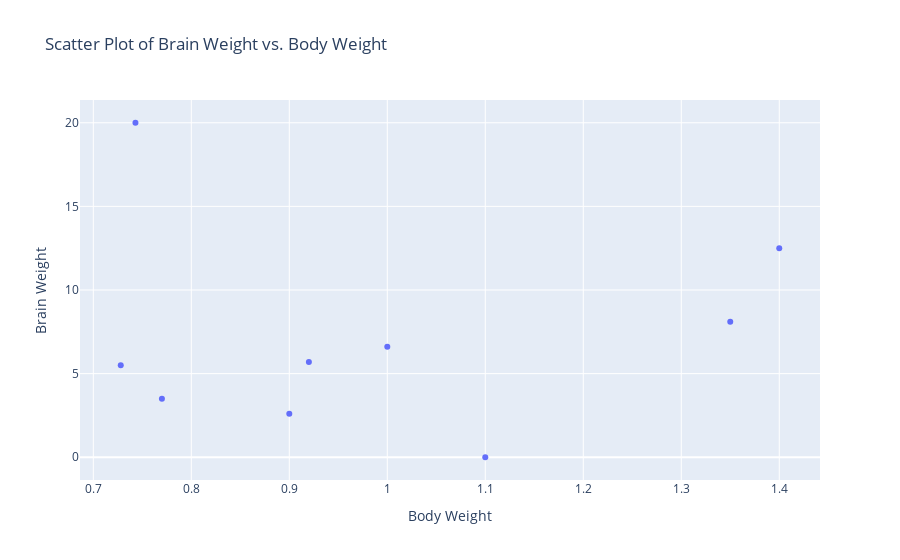

The notebook cell this image was saved under:
### Markdown cell above
We could not find the brain weight value for the species potoroo. Therefore we calculated the mean of the brainweight for animals with a similar body weight.

### Code cell
# Filtered rows where BodyWt is in the range [0.6, 1.6]
filtered_df = df[(df['BodyWt'] >= 0.6) & (df['BodyWt'] <= 1.6)]

# Removed the row of the outlier (the potto)
max_brainwt_index = filtered_df['BrainWt'].idxmax()
filtered_df = filtered_df.drop(max_brainwt_index)


# Create a scatter plot using plotly express
fig = px.scatter(filtered_df, x='BodyWt', y='BrainWt', 
                 title='Scatter Plot of Brain Weight vs. Body Weight',
                 labels={'BodyWt': 'Body Weight', 'BrainWt': 'Brain Weight'})

fig.show()

filtered_df

### Figure 1 — Plotly figure (JSON) as saved in the notebook; plotly's stock layout.template omitted (floating-point values rounded to 4 significant figures)
{"data": [{"hovertemplate": "Body Weight=%{x}<br>Brain Weight=%{y}<extra></extra>", "legendgroup": "", "marker": {"color": "#636efa", "symbol": "circle"}, "mode": "markers", "name": "", "orientation": "v", "showlegend": false, "type": "scatter", "x": [1, 0.92, 0.77, 0.728, 1.35, 1.1, 1.4, 0.743, 0.9], "xaxis": "x", "y": [6.6, 5.7, 3.5, 5.5, 8.1, 0, 12.5, 20, 2.6], "yaxis": "y"}], "layout": {"autosize": true, "legend": {"tracegroupgap": 0}, "title": {"text": "Scatter Plot of Brain Weight vs. Body Weight"}, "xaxis": {"anchor": "y", "autorange": true, "domain": [0, 1], "range": [0.6873, 1.441], "title": {"text": "Body Weight"}, "type": "linear"}, "yaxis": {"anchor": "x", "autorange": true, "domain": [0, 1], "range": [-1.65, 21.65], "title": {"text": "Brain Weight"}, "type": "linear"}}}
